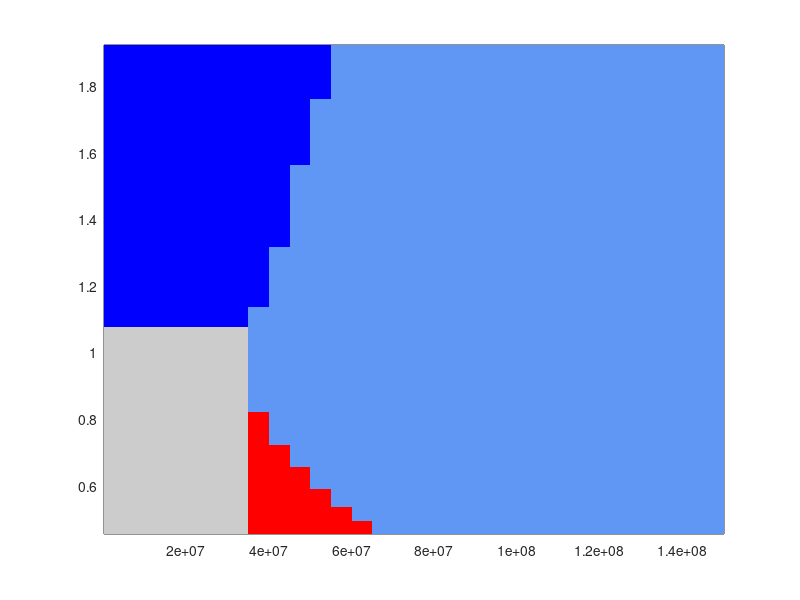

Source code (MATLAB): (Note: this script raises an error after producing the figure.)
% Model parameters
% resource parameters
p.Rmod = 5; % half saturation
p.rho = 0.5; % dilution rate 
p.e = 5e-7; % conversion coefficient
p.b0 = 1.2; % maximum growth rate
% explicit infection parameters 
p.eta = 1; % lysis rate
p.beta = 50; % burst rate
p.phi = 3.4e-10;  % adsorption rate
p.alpha = 2; % transit decision rate
% cell traits
p.ds = 0.2; % death rate of susceptible cells
p.de = 0.2; % death rate of infected cells
p.dl = 0.2; % death rate of lysogenic cells
p.di = 0.2; % death rate of lytic cells
p.m = 0.4;

% read data in, evolution robustness data
evo_robustness_data = importdata('data_robustness_evo_robustness_resource_explicit_SinkCells.txt');
theta_set = [0.01:0.01:0.1, 0.2:0.05:1, 2:0.5:15]; % augumented parameter range
alphaS_set = -1:0.02:0.4; % alphaS < 0, S grows faster than L; alphaS > 0, ...

% Range of Susceptible hosts and resources
S_set = theta_set./(p.e*p.ds);
R_set = p.Rmod*p.ds./((1 - alphaS_set).*p.b0 - p.ds);
R_hor_set = p.beta*p.eta*p.phi.*S_set.*p.alpha./...
             ((p.eta + p.di)*(p.phi*S_set + p.m)*(p.alpha + p.de));
R_c = p.Rmod./(p.b0./(R_hor_set.*p.dl) - 1);

maph = [ 97/255    151/255    244/255 % light blue
         0.8 0.8 0.8 % gray
         1 0 0 % red
         0 0 1]; % blue    
figure;
pcolor(S_set,R_set,evo_robustness_data); 
h = pcolor(S_set,R_set,evo_robustness_data); hold on;
set(h, 'EdgeColor', 'none'); 
colormap(maph); alpha(h,0.7);

plot(S_set, R_c, 'k', 'LineWidth',4); hold on;
set(gca,'XScale','log'); axis square;
set(gca,'FontSize',20);
ax = gca; ax.XAxis.LineWidth = 2; ax.YAxis.LineWidth = 2;
xticks([1e5 1e6 1e7 1e8]); 
xlabel({'Susceptible population, $S^{*} (ml^{-1})$ '}, 'Interpreter','latex', 'FontName', 'Times New Roman','FontSize',25'); 
ylabel({'Resources, $R^{*} (\mu g/ml)$'}, 'Interpreter','latex', 'FontName', 'Times New Roman','FontSize',25'); 
     